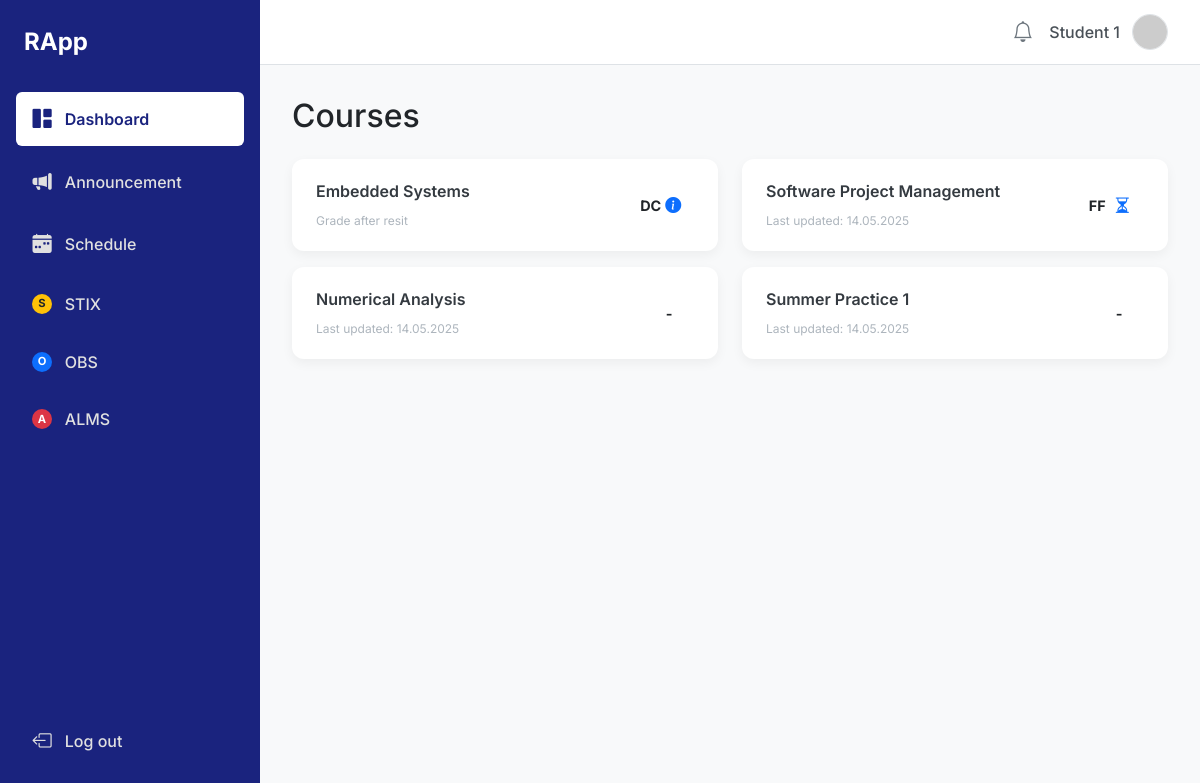
The app's page /student/dashboard/ (signed in) with its own data.
### makeup_exam/models.py (models this page shows, shortened)
class Enrollment(models.Model):
    student = models.ForeignKey(
        User,
        on_delete=models.CASCADE,
        limit_choices_to={'profile__role': 'student'}
    )
    course = models.ForeignKey(Course, on_delete=models.CASCADE)
    midterm_grade = models.PositiveSmallIntegerField(
        null=True, blank=True,
        validators=[MinValueValidator(0), MaxValueValidator(100)]
    )
    final_grade = models.PositiveSmallIntegerField(
        null=True, blank=True,
        validators=[MinValueValidator(0), MaxValueValidator(100)]
    )
    applied_for_makeup = models.BooleanField(default=False)
    class Meta:
        unique_together = ('student', 'course')
    def calculate_final_score(self):
        if self.midterm_grade is not None and self.final_grade is not None:
            score = (self.midterm_grade * self.course.midterm_weight / 100.0) + \
                    (self.final_grade * self.course.final_weight / 100.0)
            return round(score)
        return None
    def get_letter_grade(self):
        score = self.calculate_final_score()
        if score is None:
            return '-'
        if score >= 90: return 'AA'
        elif score >= 85: return 'BA'
        elif score >= 80: return 'BB'
        elif score >= 70: return 'CB'
        elif score >= 60: return 'CC'
        elif score >= 50: return 'DC'
        else: return 'FF'
    def is_eligible_for_makeup(self):
        letter_grade = self.get_letter_grade()
        return letter_grade in ['DC', 'FF']

class Course(models.Model):
    course_code = models.CharField(max_length=10, unique=True, verbose_name="Course Code", help_text="CSE101")
    course_name = models.CharField(max_length=100, verbose_name="Course Name", help_text="Introduction to Computer Science")
    credits = models.PositiveIntegerField(default=3, verbose_name="Credits")
    teacher = models.ForeignKey(
        User,
        on_delete=models.SET_NULL,
        null=True,
        limit_choices_to={'profile__role': 'teacher'},
        related_name='taught_courses'
    )
    midterm_weight = models.PositiveSmallIntegerField(
        default=40,
        validators=[MinValueValidator(0), MaxValueValidator(100)]
    )
    final_weight = models.PositiveSmallIntegerField(
        default=60,
        validators=[MinValueValidator(0), MaxValueValidator(100)]
    )

### makeup_exam/views.py (the view)
# urls.py: path('student/dashboard/', views.student_dashboard, name='student_dashboard'),
@login_required(login_url='login_selection')
def student_dashboard(request):
    if not user_is_role(request.user, 'student'):
        messages.error(request, "Öğrenci paneline erişim yetkiniz yok.")
        auth_logout(request)
        return redirect('login_selection')
    enrollments = Enrollment.objects.filter(student=request.user).select_related('course')
    context = {
        'enrollments': enrollments,
        'page_title': 'Dashboard'
    }
    return render(request, 'makeup_exam/student/student_dashboard.html', context)

### makeup_exam/models.py (called while the page is built)
    def calculate_new_average_with_resit(self):
        if self.enrollment.midterm_grade is not None and self.grade is not None:
            course = self.enrollment.course
            score = (self.enrollment.midterm_grade * course.midterm_weight / 100.0) + \
                    (self.grade * course.final_weight / 100.0)
            return round(score)
        return None

    def get_new_letter_grade_with_resit(self):
        score = self.calculate_new_average_with_resit()
        if score is None:
            return '-'
        if score >= 90: return 'AA'
        elif score >= 85: return 'BA'
        elif score >= 80: return 'BB'
        elif score >= 70: return 'CB'
        elif score >= 60: return 'CC'
        elif score >= 50: return 'DC'
        else: return 'FF'

### makeup_exam/views.py (called while the page is built)
def user_is_role(user, role_name):
    try:
        return user.is_authenticated and user.profile.role == role_name
    except Profile.DoesNotExist:
        return False

### makeup_exam/templates/makeup_exam/student/student_dashboard.html (shortened to what this page needs)
{% extends 'makeup_exam/base.html' %}
{% block page_title %}Courses{% endblock %}
{% block content %}
    {% if enrollments %}
        <div class="row">
            {% for enrollment in enrollments %}
                <div class="col-md-6">
                    <a href="{% url 'student_course_detail' enrollment.id %}" class="course-card">
                        <div class="course-info">
                            <span class="course-name">{{ enrollment.course.course_name }}</span>
                            <span class="update-date">
                                {% if enrollment.resit_grade_entry and enrollment.resit_grade_entry.grade is not None %}
                                    Grade after resit
                                {% else %}
                                    Last updated: {% now "d.m.Y" %}
                                {% endif %}
                            </span>
                        </div>
                        {% with resit_entry=enrollment.resit_grade_entry %}
                            {% if resit_entry and resit_entry.grade is not None %}
                                {% with new_letter_grade=resit_entry.get_new_letter_grade_with_resit %}
                                    <div class="grade-badge grade-{{ new_letter_grade|lower }}">
                                        {{ new_letter_grade }}
                                        <i class="bi bi-info-circle-fill resit-info-icon ms-1" title="Grade updated after resit exam"></i>
                                    </div>
                                {% endwith %}
                            {% else %}
                                <div class="grade-badge grade-{{ enrollment.get_letter_grade|lower }}">
                                    {{ enrollment.get_letter_grade }}
                                    {% if enrollment.is_eligible_for_makeup and not enrollment.applied_for_makeup %}
                                        <i class="bi bi-exclamation-circle-fill makeup-alert" title="Resit Exam Eligible"></i>
                                    {% elif enrollment.applied_for_makeup %}
                                         <i class="bi bi-hourglass-split makeup-alert text-primary" title="Resit Application Submitted - Grade Pending"></i>
                                    {% endif %}
                                </div>
                            {% endif %}
                        {% endwith %}
                    </a>
                </div>
            {% endfor %}
        </div>
    {% else %}
        <p class="text-muted">Henüz kayıtlı olduğunuz bir ders bulunmamaktadır.</p>
    {% endif %}
{% endblock %}

### makeup_exam/templates/makeup_exam/base.html (shortened to what this page needs)
<!DOCTYPE html>
<html lang="tr">
<head>
    <link href="https://cdn.jsdelivr.net/npm/bootstrap@5.3.0/dist/css/bootstrap.min.css" rel="stylesheet">
    <link rel="stylesheet" href="https://cdn.jsdelivr.net/npm/bootstrap-icons@1.10.0/font/bootstrap-icons.css">
</head>
<body>
    <div class="sidebar">
        <div class="sidebar-header">RApp</div>
        <ul class="nav flex-column">
            <li class="nav-item">
                <a class="nav-link {% if 'dashboard' in request.resolver_match.url_name %}active{% endif %}"
                   href="{% if user.profile.role == 'student' %}{% url 'student_dashboard' %}{% elif user.profile.role == 'teacher' %}{% url 'teacher_dashboard' %}{% elif user.profile.role == 'faculty' %}{% url 'faculty_dashboard' %}{% else %}#{% endif %}">
                    <i class="bi bi-grid-1x2-fill"></i> Dashboard
                </a>
            </li>
            {% if user.profile.role == 'student' or user.profile.role == 'teacher' %}
            <li class="nav-item">
                <a class="nav-link {% if 'announcements' in request.resolver_match.url_name %}active{% endif %}"
                   href="{% if user.profile.role == 'student' %}{% url 'student_announcements' %}{% elif user.profile.role == 'teacher' %}{% url 'teacher_announcements' %}{% endif %}">
                    <i class="bi bi-megaphone-fill"></i> Announcement
                </a>
            </li>
            {% endif %}
             {% if user.profile.role == 'student' or user.profile.role == 'teacher' %}
            <li class="nav-item">
                <a class="nav-link {% if 'schedule' in request.resolver_match.url_name %}active{% endif %}"
                   href="{% if user.profile.role == 'student' %}{% url 'student_schedule' %}{% elif user.profile.role == 'teacher' %}{% url 'teacher_schedule' %}{% endif %}">
                    <i class="bi bi-calendar-week-fill"></i> Schedule
                </a>
            </li>
            {% endif %}
            <li class="nav-item">
                <a class="nav-link {% if request.resolver_match.url_name == 'stix_page' %}active{% endif %}" href="{% url 'stix_page' %}">
                    <span class="badge bg-warning text-dark">S</span> STIX
                </a>
            </li>
            <li class="nav-item">
                <a class="nav-link {% if request.resolver_match.url_name == 'obs_page' %}active{% endif %}" href="{% url 'obs_page' %}">
                    <span class="badge bg-primary">O</span> OBS
                </a>
            </li>
            <li class="nav-item">
                <a class="nav-link {% if request.resolver_match.url_name == 'alms_page' %}active{% endif %}" href="{% url 'alms_page' %}">
                    <span class="badge bg-danger">A</span> ALMS
                </a>
            </li>
        </ul>
        <a href="{% url 'logout' %}" class="nav-link logout-link mt-auto">
            <i class="bi bi-box-arrow-left"></i> Log out
        </a>
    </div>
    <div class="main-content">
         <nav class="top-navbar">
            <div class="user-info">
                 <i class="bi bi-bell"></i>
                 <span class="user-name">{{ user.get_full_name|default:user.username }}</span>
                 <img src="https://placehold.co/36x36/adb5bd/ffffff?text={{ user.username.0|upper }}" alt="Profil Resmi">
            </div>
        </nav>
        <div class="content-area">
            <h2 class="mb-4">{% block page_title %}{% endblock %}</h2>
            {% block content %}
            {% endblock %}
        </div>
    </div>
</body>
</html>

### makeup_exam/templates/makeup_exam/base.html (style rules this page uses)
body { font-family: 'Inter', sans-serif; background-color: #f8f9fa; display: flex; min-height: 100vh; overflow-x: hidden; }
.sidebar { width: 260px; background-color: #1a237e; color: #fff; padding: 1.5rem 1rem; position: fixed; top: 0; bottom: 0; left: 0; z-index: 100; display: flex; flex-direction: column; }
.sidebar .sidebar-header { font-size: 1.5rem; font-weight: 700; margin-bottom: 2rem; padding-left: 0.5rem; }
.sidebar .nav-link { color: #e0e0e0; padding: 0.8rem 1rem; margin-bottom: 0.5rem; border-radius: 0.375rem; display: flex; align-items: center; font-weight: 500; transition: background-color 0.2s ease, color 0.2s ease; }
.sidebar .nav-link .bi { margin-right: 0.8rem; font-size: 1.2rem; width: 20px; text-align: center; }
.sidebar .nav-link .badge { width: 20px; height: 20px; border-radius: 50%; display: inline-flex; justify-content: center; align-items: center; font-size: 0.7rem; font-weight: bold; margin-right: 0.8rem; }
.sidebar .nav-link.active { background-color: #fff; color: #1a237e; font-weight: 600; }
.sidebar .nav-link.active .bi { color: #1a237e; }
.sidebar .logout-link { margin-top: auto; }
.main-content { margin-left: 260px; padding: 0; width: calc(100% - 260px); flex-grow: 1; }
.top-navbar { background-color: #fff; border-bottom: 1px solid #dee2e6; padding: 0.75rem 2rem; height: 65px; display: flex; justify-content: flex-end; align-items: center; }
.top-navbar .user-info { display: flex; align-items: center; color: #495057; }
.top-navbar .user-info .bi-bell { font-size: 1.3rem; margin-right: 1rem; color: #6c757d; cursor: pointer; }
.top-navbar .user-info .user-name { font-weight: 500; margin-right: 0.75rem; }
.top-navbar .user-info img { width: 36px; height: 36px; border-radius: 50%; object-fit: cover; border: 1px solid #dee2e6; }
.content-area { padding: 2rem; }

### makeup_exam/templates/makeup_exam/student/student_dashboard.html (style rules this page uses)
.course-card { background-color: #fff; border-radius: 0.75rem; padding: 1.25rem 1.5rem; margin-bottom: 1rem; display: flex; justify-content: space-between; align-items: center; box-shadow: 0 4px 12px rgba(0, 0, 0, 0.05); transition: transform 0.2s ease, box-shadow 0.2s ease; text-decoration: none; color: inherit; }
.course-card .course-info .course-name { font-weight: 600; color: #343a40; margin-bottom: 0.25rem; display: block; }
.course-card .course-info .update-date { font-size: 0.75rem; color: #adb5bd; }
.course-card .grade-badge { display: flex; align-items: center; font-weight: 700; font-size: 0.9rem; padding: 0.4rem 0.8rem; border-radius: 50px; min-width: 50px; justify-content: center; }
.grade-badge .makeup-alert { color: #dc3545; margin-left: 0.5rem; font-size: 1.1rem; line-height: 1; }
.grade-badge .resit-info-icon { color: #0d6efd; margin-left: 0.5rem; font-size: 1rem; line-height: 1; }

### records on screen
Enrollment: course.course_name "Embedded Systems", shows "Grade after resit", new_letter_grade "DC"
Enrollment: course.course_name "Software Project Management", m "14.05.2025", get_letter_grade "FF", applied_for_makeup True (drawn)
Enrollment: course.course_name "Numerical Analysis", m "14.05.2025", get_letter_grade "-"
Enrollment: course.course_name "Summer Practice 1", m "14.05.2025", get_letter_grade "-"

### other values on screen
{{ user.get_full_name|default:user.username }} "Student 1"
